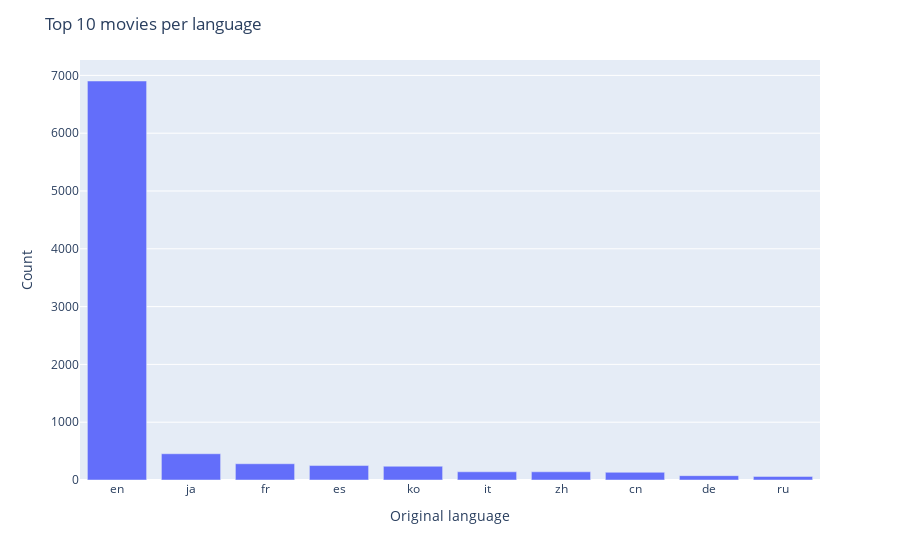

Source (notebook cell):
### Code cell
def plot_original_languages():
    gdf = df[['OriginalLanguage']].groupby(by='OriginalLanguage').value_counts().reset_index(name='Count')
    gdf = gdf.sort_values(by='Count', ascending=False)[:10]
    
    fig = px.bar(gdf, x='OriginalLanguage', y='Count')
    fig.update_layout(
        xaxis_title="Original language",
        yaxis_title="Count",
        title="Top 10 movies per language"
    )
    fig.show()

plot_original_languages()

### Figure 1 — Plotly figure (JSON) as saved in the notebook; plotly's stock layout.template omitted (floating-point values rounded to 4 significant figures)
{"data": [{"alignmentgroup": "True", "hovertemplate": "OriginalLanguage=%{x}<br>Count=%{y}<extra></extra>", "legendgroup": "", "marker": {"color": "#636efa", "pattern": {"shape": ""}}, "name": "", "offsetgroup": "", "orientation": "v", "showlegend": false, "textposition": "auto", "type": "bar", "x": ["en", "ja", "fr", "es", "ko", "it", "zh", "cn", "de", "ru"], "xaxis": "x", "y": [6903, 454, 281, 250, 238, 142, 142, 133, 75, 62], "yaxis": "y"}], "layout": {"barmode": "relative", "legend": {"tracegroupgap": 0}, "margin": {"t": 60}, "title": {"text": "Top 10 movies per language"}, "xaxis": {"anchor": "y", "domain": [0, 1], "title": {"text": "Original language"}}, "yaxis": {"anchor": "x", "domain": [0, 1], "title": {"text": "Count"}}}}
